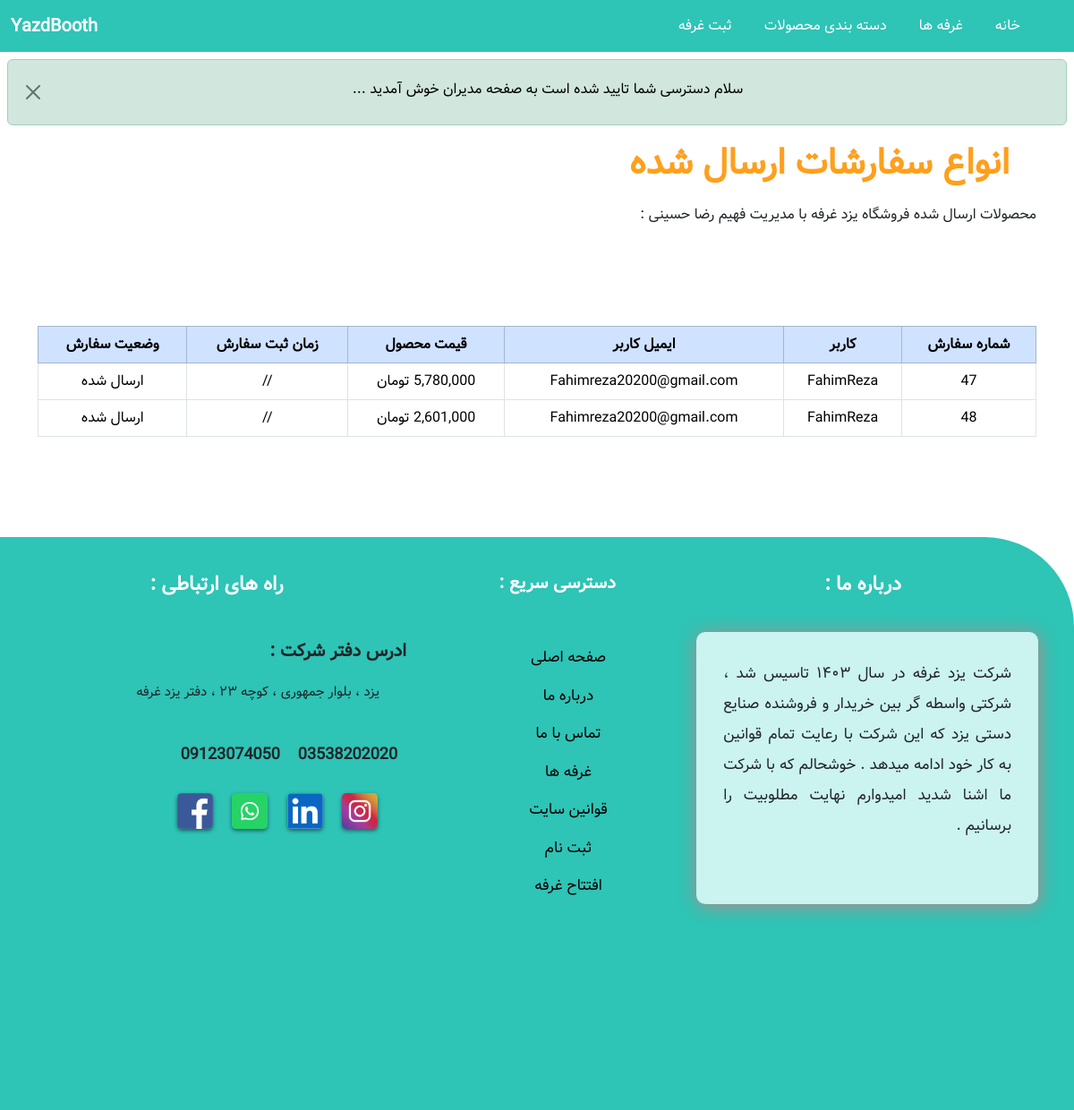
The page /Payment/shipped_dash/ (signed in) on the database its author committed.
### Payment/models.py (models this page shows, shortened)
class Order(models.Model):
    user = models.ForeignKey(User, on_delete=models.CASCADE , null=True , blank=True)
    full_name = models.CharField(max_length=250)
    email = models.EmailField(max_length=255)
    shipping_address = models.CharField(max_length=15000)
    amount_paid = models.DecimalField(max_digits=10, decimal_places=0)
    date_ordered = models.DateTimeField(auto_now_add=True)
    shipped = models.BooleanField(default=False)
    date_shipped = models.DateTimeField(blank=True, null=True)

### Payment/views.py (the view)
# urls.py: path('shipped_dash/', views.Shipped_Dash, name='Shipped_Dash'),
def Shipped_Dash(request):
    if request.user.is_authenticated and request.user.is_superuser :
        orders = Order.objects.filter(shipped = True)
        if orders :
            for item in orders:
                if item.date_shipped:
                    g_date = item.date_shipped  # تاریخ میلادی از نمونه
                    j_date = jdatetime.datetime.fromgregorian(datetime=g_date)  # تبدیل به تاریخ شمسی
                    formatted_date = f"{j_date.year}/{j_date.month}/{j_date.day}"
                    messages.success(request, 'سلام دسترسی شما تایید شده است به صفحه مدیران خوش آمدید ...')
                    return render(request=request, template_name='Shipped_Dash.html',context={'orders': orders, 'formatted_date': formatted_date})
                else:
                    formatted_date =None
                    return render(request=request, template_name='Shipped_Dash.html',context={'orders': orders, 'formatted_date': formatted_date})
        else:
             messages.error(request , 'مدیر گرامی سفارش ارسال شده ای وجود ندارد ...')
             return redirect('/')
    else:
         messages.error(request , 'این صفحه برای ادمین و مدیران وبسایت میباشد ...')
         return redirect('/')

### Cart/context_processors.py (called while the page is built)
def cart(request):
    return {'cart': Cart(request)}

### Payment/templates/Shipped_Dash.html (shortened to what this page needs)
{% extends 'base.html' %}
{% load static %}
{% load humanize %}
{% block content %}
<div class="container mt-3">
  <h2 class="sub-Title">انواع سفارشات ارسال شده</h2>
  <p>محصولات ارسال شده فروشگاه یزد غرفه با مدیریت فهیم رضا حسینی :</p>
    <br/>
    <br/>
    <br/>
    <br/>
  <table class="table table-hover text-center table-bordered">
    <thead class="table-primary">
      <tr>
        <th>شماره سفارش</th>
        <th>کاربر</th>
        <th>ایمیل کاربر</th>
        <th>قیمت محصول</th>
        <th>زمان ثبت سفارش</th>
        <th>وضعیت سفارش</th>
      </tr>
    </thead>
    <tbody>
    {% for item in orders %}
      <tr>
        <td><a href="/Payment/order/{{ item.id }}" style="text-decoration: none ; color: black;"> {{ item.id }}</a></td>
        <td>{{ item.user }}</td>
        <td>{{ item.email }}</td>
        <td>{{ item.amount_paid|intcomma }} تومان </td>
        <td>{{ formatted_date }}</td>
        {% if item.shipped %}
            <td>ارسال شده</td>
          {% else %}
            <td>ارسال نشده</td>
          {% endif %}
      </tr>
    {% endfor %}
       </tbody>
  </table>
</div>
    <br/>
    <br/>
    <br/>
    <br/>
{% endblock %}

### static/css/style.css (style rules this page uses)
* { margin: 0; padding: 0; box-sizing: border-box; font-family: 'vazir' , sans-serif; }
.sub-Title { color: #FF9F1C; font-weight: bold; font-size: 40px; margin:20px 30px ; }

### rows shown on the page
Order: id "47", user "FahimReza", email "Fahimreza20200@gmail.com", formatted_date "//", shipped "ارسال شده"
Order: id "48", user "FahimReza", email "Fahimreza20200@gmail.com", formatted_date "//", shipped "ارسال شده"

### other values the page prints
{{ message }} "سلام دسترسی شما تایید شده است به صفحه مدیران خوش آمدید ..."
